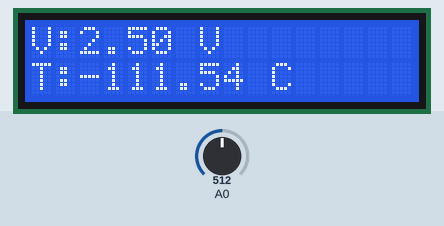
Recording of a sketch running on a simulated Arduino Uno, built with avr-gcc and run on an emulated ATmega328P. On the bench: 16×2 character LCD. The inputs (shaded band) are chosen by the test bench; at power-on: A0 = 512.

Above: at 2.2 s.
2.3 s: A0 set to 716
At 3.7 s:
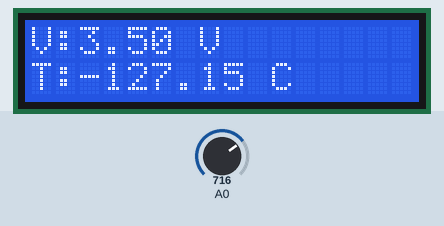
4.1 s: A0 set to 900
At 5.3 s:
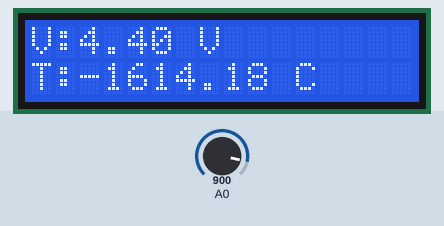
5.7 s: A0 set to 1023
At 7.0 s:
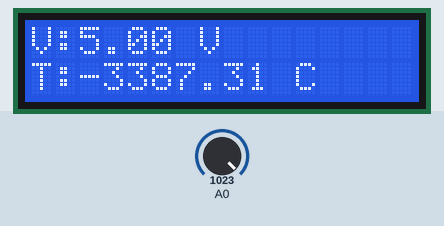
Timing chart, 0 to 8.7 s (numbered marks = the images above; inputs shaded):
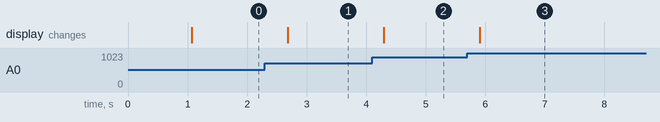

The sketch:

aruino_final.ino
```cpp
#include <LiquidCrystal.h>

LiquidCrystal lcd(12, 11, 5, 4, 3, 2);

void setup() {
  lcd.begin(16, 2);
  lcd.print("Voltage and Temperature");
  delay(1000);
}

void loop() {
  int sensorValue = analogRead(A0);
  float voltage = sensorValue * (5.0 / 1023);

  float a0 = -7635.862161878817;
  float a1 = 5168.089243355189;
  float a2 = -863.6756921206706;

  float temperature = a0 + (a1 * (voltage)) + (a2 * (voltage) * (voltage));

  lcd.clear();
  lcd.setCursor(0, 0);
  lcd.print("V:");
  lcd.print(voltage, 2);
  lcd.print(" V");

  lcd.setCursor(0, 1);
  lcd.print("T:");
  lcd.print(temperature, 2);
  lcd.print(" C");

  delay(800);
}
```

Measured:
- after the input at 2.3 s, the display: changes after 0.38 s (image 1)
- after the input at 4.1 s, the display: changes after 0.19 s (image 2)
- after the input at 5.7 s, the display: changes after 0.21 s (image 3)
